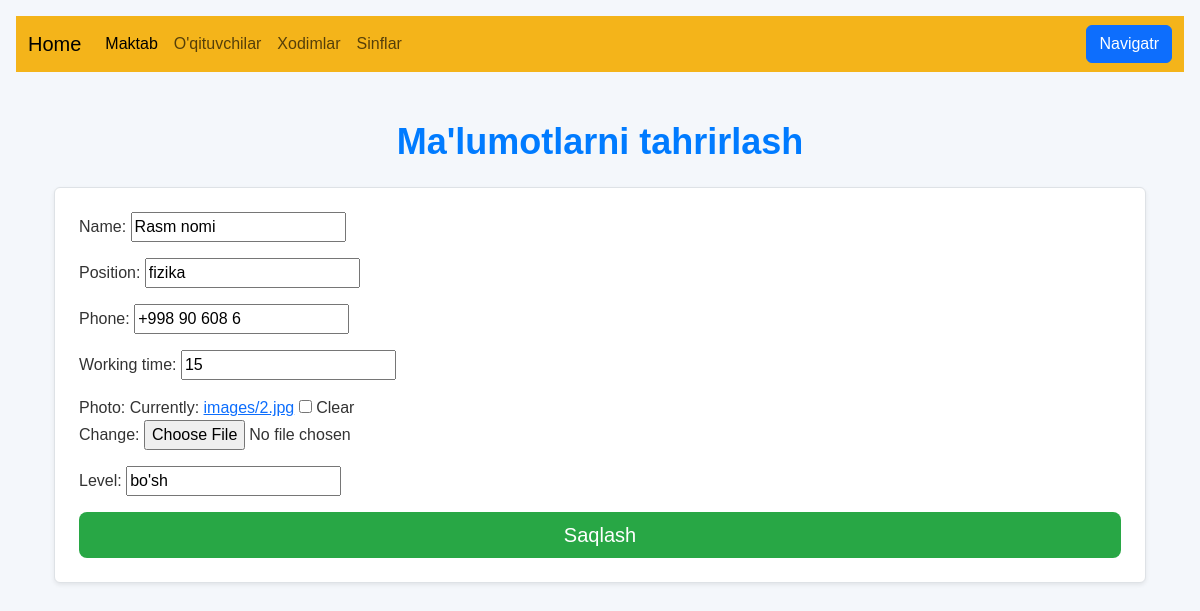
The page /student/2/edit-t/ (signed in) on the database its author committed.
### student/models.py (models this page shows, shortened)
class Teachers(models.Model):
    name = models.CharField(max_length=55)
    position = models.CharField(max_length=30)
    phone = models.CharField(max_length=17, default='+998')
    working_time = models.IntegerField(blank=True)
    level = models.CharField(max_length=15, default="bo'sh", blank=True)
    photo = models.ImageField(default="/media/about1.jpg", upload_to='images/', blank=True)
    author = models.ForeignKey(
        get_user_model(),
        on_delete=models.CASCADE,
    )

### student/views.py (the view)
# urls.py: path('<int:pk>/edit-t/', TeachersUpdateView.as_view(), name='teachers_edit'),
class TeachersUpdateView(LoginRequiredMixin, UserPassesTestMixin, UpdateView):
    model = Teachers
    fields = ('name', 'position', 'phone', 'working_time', 'photo', 'level')
    template_name = 'teachers_edit.html'
    def test_func(self):
        obj = self.get_object()
        return obj.author == self.request.user

### templates/teachers_edit.html (shortened to what this page needs)
{% extends 'base2.html' %}
{% load crispy_forms_tags %}
{% load static %}
{% block content %}
  <link rel="stylesheet" href="{% static 'css/teachers-edit.css' %}">
    <div class="container my-5">
        <h1 class="text-center mb-4">Ma'lumotlarni tahrirlash</h1>
        <form method="post" enctype="multipart/form-data" class="p-4 border shadow-sm rounded">
            <div class="form-group mb-3">
                {{ form.as_p }}
            </div>
            <button type="submit" class="btn btn-success btn-lg w-100">Saqlash</button>
        </form>
    </div>
{% endblock content %}

### static/css/teachers-edit.css (style rules this page uses)
body { font-family: 'Arial', sans-serif; background-color: #f4f7fb; color: #333; }
form { background-color: #ffffff; border-radius: 10px; padding: 30px; box-shadow: 0 6px 20px rgba(0, 0, 0, 0.1); }
h1 { font-size: 36px; color: #007bff; font-weight: bold; }
.form-group { margin-bottom: 20px; }
button { padding: 14px; font-size: 18px; font-weight: bold; border-radius: 8px; transition: all 0.3s ease; }
.btn-success { background-color: #28a745; color: #fff; border: none; }

### rows shown on the page
Teachers: name "Rasm nomi", position "fizika", phone "+998 90 608 6", working_time "15", level "bo'sh"
